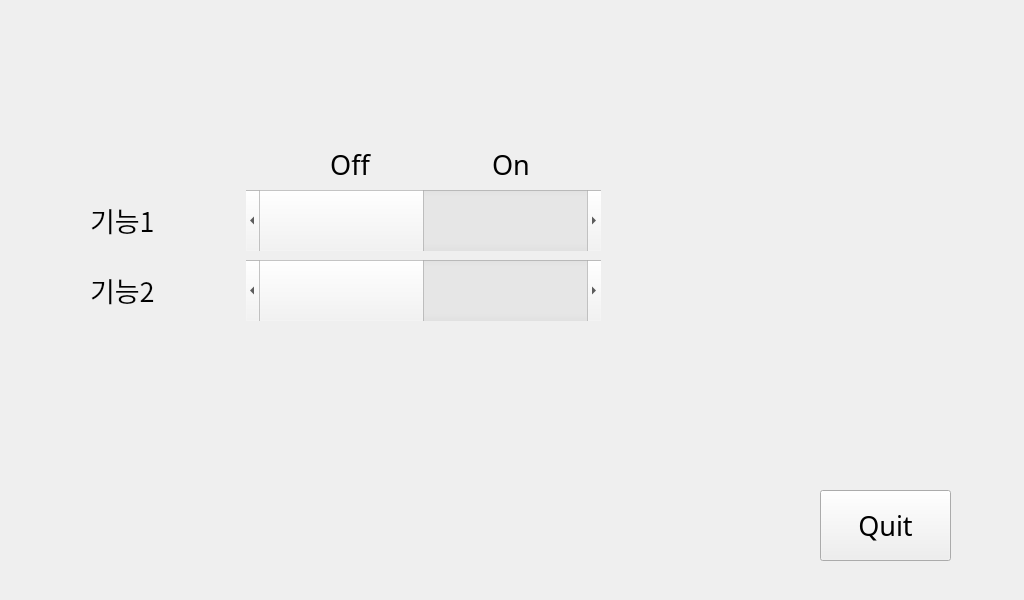
<?xml version="1.0" encoding="UTF-8"?>
<ui version="4.0">
 <class>SettingForm</class>
 <widget class="QWidget" name="SettingForm">
  <property name="geometry">
   <rect>
    <x>0</x>
    <y>0</y>
    <width>1024</width>
    <height>600</height>
   </rect>
  </property>
  <property name="windowTitle">
   <string>Form</string>
  </property>
  <widget class="QWidget" name="layoutWidget">
   <property name="geometry">
    <rect>
     <x>90</x>
     <y>190</y>
     <width>511</width>
     <height>61</height>
    </rect>
   </property>
   <layout class="QHBoxLayout" name="horizontalLayout">
    <item>
     <widget class="QLabel" name="label1">
      <property name="maximumSize">
       <size>
        <width>150</width>
        <height>50</height>
       </size>
      </property>
      <property name="font">
       <font>
        <family>HY헤드라인M</family>
        <pointsize>20</pointsize>
       </font>
      </property>
      <property name="text">
       <string>기능1</string>
      </property>
     </widget>
    </item>
    <item>
     <widget class="QScrollBar" name="onoff1">
      <property name="sizePolicy">
       <sizepolicy hsizetype="Maximum" vsizetype="Maximum">
        <horstretch>0</horstretch>
        <verstretch>0</verstretch>
       </sizepolicy>
      </property>
      <property name="maximumSize">
       <size>
        <width>500</width>
        <height>100</height>
       </size>
      </property>
      <property name="contextMenuPolicy">
       <enum>Qt::NoContextMenu</enum>
      </property>
      <property name="layoutDirection">
       <enum>Qt::LeftToRight</enum>
      </property>
      <property name="maximum">
       <number>1</number>
      </property>
      <property name="pageStep">
       <number>1</number>
      </property>
      <property name="tracking">
       <bool>true</bool>
      </property>
      <property name="orientation">
       <enum>Qt::Horizontal</enum>
      </property>
      <property name="invertedControls">
       <bool>true</bool>
      </property>
     </widget>
    </item>
   </layout>
  </widget>
  <widget class="QWidget" name="layoutWidget_2">
   <property name="geometry">
    <rect>
     <x>270</x>
     <y>147</y>
     <width>321</width>
     <height>35</height>
    </rect>
   </property>
   <layout class="QHBoxLayout" name="horizontalLayout_3">
    <item>
     <widget class="QLabel" name="Off">
      <property name="maximumSize">
       <size>
        <width>150</width>
        <height>50</height>
       </size>
      </property>
      <property name="font">
       <font>
        <family>HY헤드라인M</family>
        <pointsize>20</pointsize>
       </font>
      </property>
      <property name="text">
       <string>Off</string>
      </property>
      <property name="alignment">
       <set>Qt::AlignCenter</set>
      </property>
     </widget>
    </item>
    <item>
     <widget class="QLabel" name="On">
      <property name="maximumSize">
       <size>
        <width>150</width>
        <height>50</height>
       </size>
      </property>
      <property name="font">
       <font>
        <family>HY헤드라인M</family>
        <pointsize>20</pointsize>
       </font>
      </property>
      <property name="text">
       <string>On</string>
      </property>
      <property name="alignment">
       <set>Qt::AlignCenter</set>
      </property>
     </widget>
    </item>
   </layout>
  </widget>
  <widget class="QWidget" name="layoutWidget_3">
   <property name="geometry">
    <rect>
     <x>90</x>
     <y>260</y>
     <width>511</width>
     <height>61</height>
    </rect>
   </property>
   <layout class="QHBoxLayout" name="horizontalLayout_2">
    <item>
     <widget class="QLabel" name="label2">
      <property name="maximumSize">
       <size>
        <width>150</width>
        <height>50</height>
       </size>
      </property>
      <property name="font">
       <font>
        <family>HY헤드라인M</family>
        <pointsize>20</pointsize>
       </font>
      </property>
      <property name="text">
       <string>기능2</string>
      </property>
     </widget>
    </item>
    <item>
     <widget class="QScrollBar" name="onoff2">
      <property name="sizePolicy">
       <sizepolicy hsizetype="Maximum" vsizetype="Maximum">
        <horstretch>0</horstretch>
        <verstretch>0</verstretch>
       </sizepolicy>
      </property>
      <property name="maximumSize">
       <size>
        <width>500</width>
        <height>100</height>
       </size>
      </property>
      <property name="contextMenuPolicy">
       <enum>Qt::NoContextMenu</enum>
      </property>
      <property name="layoutDirection">
       <enum>Qt::LeftToRight</enum>
      </property>
      <property name="maximum">
       <number>1</number>
      </property>
      <property name="pageStep">
       <number>1</number>
      </property>
      <property name="tracking">
       <bool>true</bool>
      </property>
      <property name="orientation">
       <enum>Qt::Horizontal</enum>
      </property>
      <property name="invertedControls">
       <bool>true</bool>
      </property>
     </widget>
    </item>
   </layout>
  </widget>
  <widget class="QPushButton" name="quitbutton">
   <property name="geometry">
    <rect>
     <x>820</x>
     <y>490</y>
     <width>131</width>
     <height>71</height>
    </rect>
   </property>
   <property name="font">
    <font>
     <family>HY헤드라인M</family>
     <pointsize>20</pointsize>
    </font>
   </property>
   <property name="text">
    <string>Quit</string>
   </property>
  </widget>
 </widget>
 <resources/>
 <connections/>
</ui>
